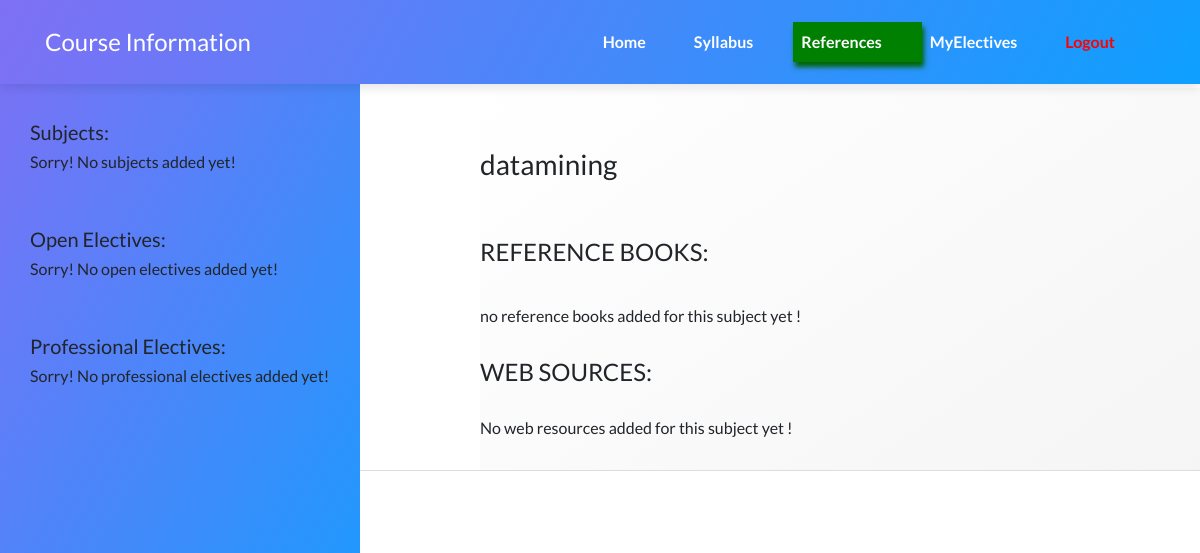
The app's page /reference/1/ (signed in), older data.
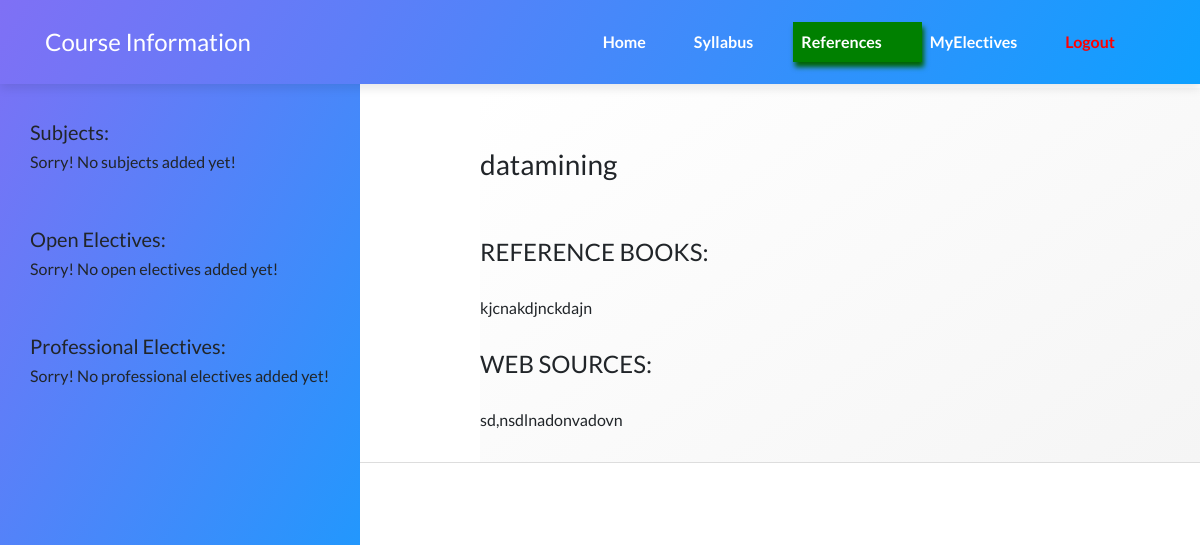
The same page, newer data.
### courseinformation/models.py (models this page shows, shortened)
class References(models.Model):
    subject=models.OneToOneField(Subject,default=1,on_delete=models.CASCADE)
    subjectid=models.IntegerField("Subject ID",unique=True,default=0)
    books=models.TextField(null=True)
    web=models.TextField('Web Sources',null=True)

### courseinformation/views.py (the view, shortened to what this page needs)
# urls.py: path(r'reference/<int:id>/', views.referencedetails , name='referencedetail'),
@login_required
def referencedetails(request,id):
    student=Student.objects.get(username=request.user.username)
    studentyear = (now.year - student.joiningyear+1)
    studentsem = getsemester[int(now.strftime("%m")) - 1]
    subjects = Subject.objects.filter(department=student.department,
                                      year=studentyear,
                                      semester=studentsem,
                                      isopenelective=False,
                                      isprofessionalelective=False)
    myelec = Elective.objects.filter(studentid=request.user.username)
    openelectives, profelectives = [], []
    subject = Subject.objects.filter(subjectid=id)
    reference=References.objects.filter(subjectid=id)
    if len(reference)==0:
        reference=0
    return render(request,'referencedetails.html',{'subjects':subjects,
                                                   'openelectives':openelectives,
                                                   'profelectives':profelectives,
                                                   'reference':reference,
                                                   'subject':subject})

### courseinformation/templates/referencedetails.html (shortened to what this page needs)
{%  extends 'reference.html' %}
{%  load static %}
{% block referencemain %}
    <h3>    {{ subject.0.name }}</h3>
    <br><br>
    <h4>REFERENCE BOOKS:</h4>
    <br>
<h6>{{ reference.0.books }}</h6>
    {% if reference != 0 %}<h6>{{ reference.books }}</h6>{% else %} <h6> no reference books added for this subject yet ! </h6>{% endif %}
    <br>
    <h4>WEB SOURCES:</h4>
    <br>
    <h6>{% if reference != 0 %}{{ reference.0.web }} {% else %}  No web resources added for this subject yet !{% endif %}</h6>
    <br>
{%  endblock %}

Row changes from the older to the newer data that the page shows:
added References: books "kjcnakdjnckdajn", web "sd,nsdlnadonvadovn"
Text that changed along with them:
text no longer shown: "no reference books added for this subject yet ! No web resources added for this subject yet !"
